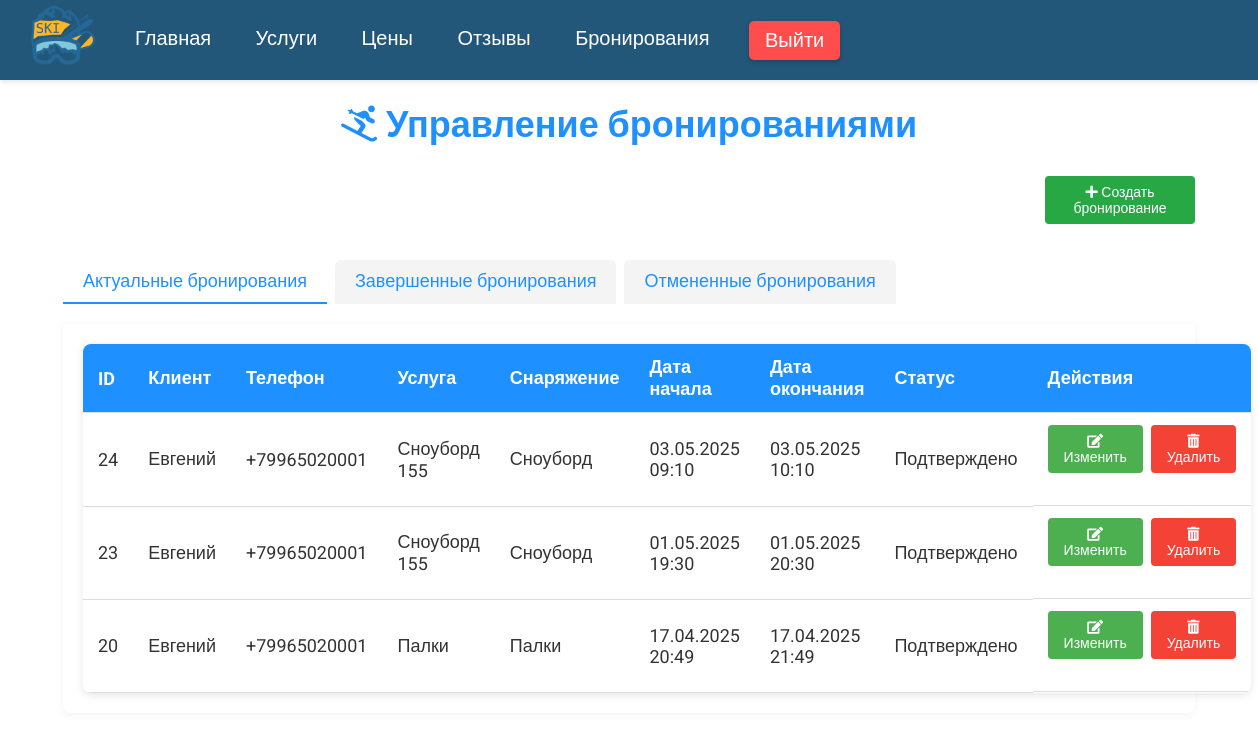
Page /bookings_admin/ (signed in) on the committed database.
### core/models.py (models this page shows, shortened)
class Booking(models.Model):
    STATUS_CHOICES = [
        ('confirmed', 'Подтверждено'),
        ('completed', 'Завершено'),
        ('canceled', 'Отменено'),
    ]
    user = models.ForeignKey(
        'CustomUser',
        on_delete=models.CASCADE,
        verbose_name="Пользователь",
        related_name='bookings'
    )
    service = models.ForeignKey(
        'Service',
        on_delete=models.PROTECT,
        verbose_name="Услуга",
        related_name='bookings'
    )
    equipment = models.ForeignKey(
        'Equipment',
        on_delete=models.PROTECT,
        null=True,
        blank=True,
        verbose_name="Оборудование",
        related_name='bookings'
    )
    start_date = models.DateTimeField(verbose_name="Дата начала")
    end_date = models.DateTimeField(verbose_name="Дата окончания")
    duration_type = models.CharField(
        max_length=10,
        choices=[('hour', 'Час'), ('day', 'День')],
        default='hour',
        verbose_name="Тип длительности"
    )
    status = models.CharField(
        max_length=10,
        choices=STATUS_CHOICES,
        default='confirmed',
        verbose_name="Статус бронирования",
        null=True,
        blank=True
    )
    created_at = models.DateTimeField(
        verbose_name="Дата создания",
        auto_now_add=True
    )
    updated_at = models.DateTimeField(
        verbose_name="Дата обновления",
        auto_now=True
    )
    class Meta:
        verbose_name = "Бронирование"
        verbose_name_plural = "Бронирования"
        ordering = ['-start_date']
        indexes = [
            models.Index(fields=['start_date']),
            models.Index(fields=['end_date']),
        ]

class CustomUser(AbstractUser):
    username = None
    phone_regex = RegexValidator(
        regex=r'^\+7\d{10}$',  # Точный формат +7XXXXXXXXXX (11 цифр с +7)
        message="Номер должен быть в формате: '+79991234567' (ровно 11 цифр)"
    )
    phone_number = models.CharField(
        max_length=12,  # +7 + 10 цифр
        unique=True,
        validators=[phone_regex],
        verbose_name="Номер телефона"
    )
    first_name = models.CharField(max_length=30, blank=True, verbose_name="Имя")
    last_name = models.CharField(max_length=30, blank=True, verbose_name="Фамилия")
    role = models.ForeignKey(
        Role,
        on_delete=models.SET_NULL,
        null=True,
        blank=True,
        verbose_name="Роль"
    )
    USERNAME_FIELD = 'phone_number'
    REQUIRED_FIELDS = []
    objects = CustomUserManager()
    class Meta:
        verbose_name = "Пользователь"
        verbose_name_plural = "Пользователи"

class Service(models.Model):
    name = models.CharField(max_length=100, verbose_name="Название")
    description = models.TextField(blank=True, verbose_name="Описание")
    service_type = models.ForeignKey(ServiceType, on_delete=models.SET_NULL, null=True, verbose_name="Тип услуги")
    equipment = models.ManyToManyField('Equipment', blank=True, verbose_name="Оборудование")
    prices = models.ManyToManyField(Price, blank=True, verbose_name="Цены")
    class Meta:
        verbose_name = "Услуга"
        verbose_name_plural = "Услуги"

class Equipment(models.Model):
    EQUIPMENT_STATUS = (
        ('ready', 'Готов к использованию'),
        ('repair', 'В ремонте'),
    )
    name = models.CharField(max_length=100, verbose_name="Название")
    size = models.CharField(max_length=10, blank=True, verbose_name="Размер")
    status = models.CharField(max_length=10, choices=EQUIPMENT_STATUS, default='ready', verbose_name="Статус")
    class Meta:
        verbose_name = "Оборудование"
        verbose_name_plural = "Оборудование"

### core/views.py (the view)
# urls.py: path('bookings_admin/', views.bookings_view, name='bookings_admin'),
@login_required
def bookings_view(request):
    logger.info(f"Запрос страницы бронирований от пользователя {request.user.phone_number}")
    if not (request.user.is_staff or request.user.is_superuser):
        logger.warning(f"Попытка доступа к странице бронирований без прав: {request.user.phone_number}")
        return HttpResponseForbidden("Доступ запрещён")
    active_bookings = Booking.objects.filter(
        Q(status='confirmed') | Q(status=None)
    ).select_related('user', 'service', 'equipment').order_by('-start_date')
    completed_bookings = Booking.objects.filter(
        status='completed'
    ).select_related('user', 'service', 'equipment').order_by('-start_date')
    canceled_bookings = Booking.objects.filter(
        status='canceled'
    ).select_related('user', 'service', 'equipment').order_by('-start_date')
    return render(request, 'admin_bookings.html', {
        'active_bookings': active_bookings,
        'completed_bookings': completed_bookings,
        'canceled_bookings': canceled_bookings,
    })

### core/templates/admin_bookings.html (shortened to what this page needs)
{% extends "base.html" %}
{% block content %}
<link rel="stylesheet" href="https://cdnjs.cloudflare.com/ajax/libs/font-awesome/5.15.4/css/all.min.css">
<div class="bookings-container">
    <h1><i class="fas fa-skiing"></i> Управление бронированиями</h1>
    <div class="btn-container">
        <a href="{% url 'create_booking' %}?next={% url 'bookings_admin' %}" class="btn"><i class="fas fa-plus"></i> Создать бронирование</a>
    </div>
    <div class="tabs">
        <div class="tab active" onclick="switchTab(event, 'active')">Актуальные бронирования</div>
        <div class="tab" onclick="switchTab(event, 'completed')">Завершенные бронирования</div>
        <div class="tab" onclick="switchTab(event, 'canceled')">Отмененные бронирования</div>
    </div>
    <div id="active-bookings" class="tab-content active">
        {% if active_bookings %}
        <div class="table-responsive">
            <table class="bookings-table">
                <thead>
                    <tr>
                        <th>ID</th>
                        <th>Клиент</th>
                        <th>Телефон</th>
                        <th>Услуга</th>
                        <th>Снаряжение</th>
                        <th>Дата начала</th>
                        <th>Дата окончания</th>
                        <th>Статус</th>
                        <th>Действия</th>
                    </tr>
                </thead>
                <tbody>
                    {% for booking in active_bookings %}
                    <tr>
                        <td>{{ booking.id }}</td>
                        <td>
                            {% if booking.user %}
                                {{ booking.user.get_full_name|default:"Не указано" }}
                            {% else %}
                                Гость
                            {% endif %}
                        </td>
                        <td>
                            {% if booking.user and booking.user.phone_number %}
                                {{ booking.user.phone_number }}
                            {% else %}
                                Не указан
                            {% endif %}
                        </td>
                        <td>{{ booking.service.name|default:"—" }}</td>
                        <td>{{ booking.equipment.name|default:"—" }}</td>
                        <td>{{ booking.start_date|date:"d.m.Y H:i" }}</td>
                        <td>{{ booking.end_date|date:"d.m.Y H:i" }}</td>
                        <td class="status-{{ booking.status }}">
                            {{ booking.get_status_display }}
                        </td>
                        <td class="action-buttons">
                            <a href="{% url 'edit_booking' booking.id %}?next={% url 'bookings_admin' %}" class="btn btn-secondary"><i class="fas fa-edit"></i> Изменить</a>
                            <form action="{% url 'delete_booking' booking.id %}?next={% url 'bookings_admin' %}" method="POST" style="display: inline;">
                                <button type="submit" class="btn btn-danger" onclick="return confirm('Вы уверены, что хотите удалить это бронирование?')">
                                    <i class="fas fa-trash-alt"></i> Удалить
                                </button>
                            </form>
                        </td>
                    </tr>
                    {% endfor %}
                </tbody>
            </table>
        </div>
        {% else %}
        <div class="alert alert-info" style="text-align: center; padding: 1rem; background: #f8f9fa; border-radius: 4px;">
            <i class="fas fa-info-circle"></i> Нет активных бронирований.
        </div>
        {% endif %}
    </div>
</div>
{% endblock %}

### core/static/css/style.css (style rules this page uses)
body { font-family: 'Roboto', sans-serif; margin: 0; padding: 0; background-color: #22577a; color: #333; font-size: 18px; }

### core/templates/admin_bookings.html (style rules this page uses)
body { font-family: 'Roboto', sans-serif; margin: 0; padding: 0; background-color: white; color: #333; }
.container, .bookings-container { width: 90%; max-width: 1200px; margin: 0 auto; padding: 20px; margin-top: 60px; }
h1 { color: #1e90ff; text-align: center; margin-bottom: 30px; }
.btn { padding: 8px 0; border: none; border-radius: 4px; cursor: pointer; font-weight: 500; color: white; text-align: center; display: inline-block; text-decoration: none; width: 150px; box-sizing: border-box; font-size: 14px; background-color: #28a745; margin-bottom: 20px; }
.btn-secondary { background-color: #4CAF50; width: auto; padding: 8px 16px; }
.btn-danger { background-color: #f44336; width: auto; padding: 8px 16px; }
.btn-container { text-align: right; margin-bottom: 16px; }
.tabs { display: flex; gap: 8px; margin-bottom: 20px; }
.tab { padding: 10px 20px; background: #f4f4f4; border-radius: 6px 6px 0 0; cursor: pointer; color: #1e90ff; font-weight: 500; border-bottom: 2px solid transparent; transition: background 0.2s, border-bottom 0.2s; }
.tab.active { background: #fff; border-bottom: 2px solid #1e90ff; color: #1e90ff; }
.tab-content { display: none; background: #fff; padding: 20px; border-radius: 0 0 8px 8px; box-shadow: 0 2px 8px rgba(0,0,0,0.05); }
.tab-content.active { display: block; }
.bookings-table { width: 100%; border-collapse: collapse; background-color: white; box-shadow: 0 2px 8px rgba(0, 0, 0, 0.1); border-radius: 8px; overflow: hidden; }
.bookings-table th, .bookings-table td { padding: 12px 15px; text-align: left; border-bottom: 1px solid #ddd; }
.bookings-table thead { background-color: #1e90ff; color: white; }
.action-buttons { display: flex; gap: 8px; }

### rows in the picture
Booking: id "24", user.get_full_name "Евгений", user.phone_number "+79965020001", service.name "Сноуборд 155", equipment.name "Сноуборд", start_date "03.05.2025 09:10", end_date "03.05.2025 10:10", status "Подтверждено"
Booking: id "23", user.get_full_name "Евгений", user.phone_number "+79965020001", service.name "Сноуборд 155", equipment.name "Сноуборд", start_date "01.05.2025 19:30", end_date "01.05.2025 20:30", status "Подтверждено"
Booking: id "20", user.get_full_name "Евгений", user.phone_number "+79965020001", service.name "Палки", equipment.name "Палки", start_date "17.04.2025 20:49", end_date "17.04.2025 21:49", status "Подтверждено"
